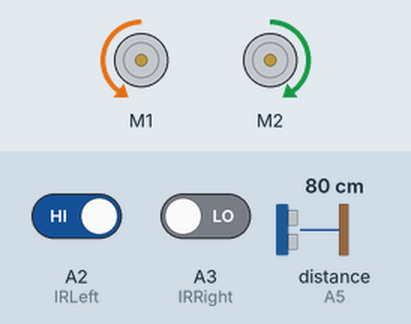
Recording of a sketch running on a simulated Arduino Uno, built with avr-gcc and run on an emulated ATmega328P. On the bench: 2 × DC motor (green arrow = forward, orange = backward, longer = faster). Wiring (inferred from the names in the program): ultrasonic range finder: trigger A4; echo A5. The inputs (shaded band) are chosen by the test bench; at power-on: distance to the obstacle (sensor on A5) 80 cm, A2 (IRLeft) HIGH, A3 (IRRight) LOW. The echo pulse lasts 58.3 µs per cm.

Above: at 1.3 s.
1.4 s: distance to the obstacle (sensor on A5) set to 4 cm
At 1.9 s:
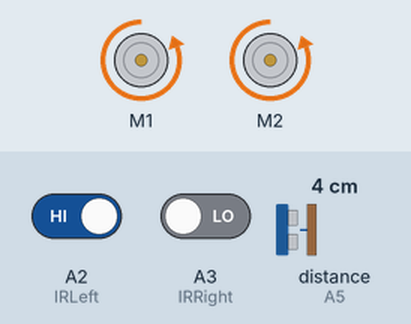
4.4 s: distance to the obstacle (sensor on A5) set to 2 cm
At 5.4 s:
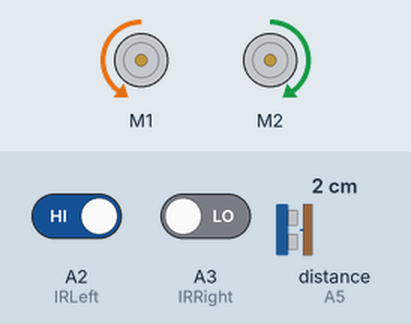
7.4 s: A2 (IRLeft) driven LOW
At 7.9 s:
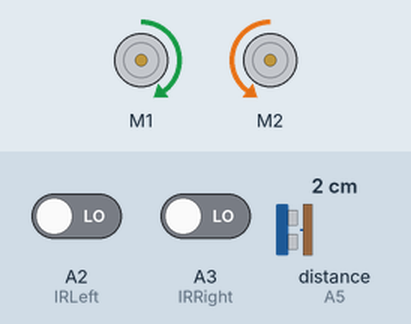
10.4 s: A2 (IRLeft) driven HIGH
At 11.1 s:
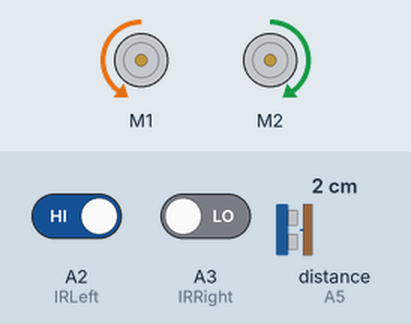
13.4 s: A3 (IRRight) driven HIGH
At 14.8 s:
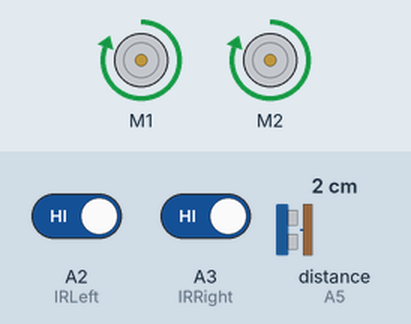
Timing chart, 0 to 16.0 s (numbered marks = the images above; inputs shaded):
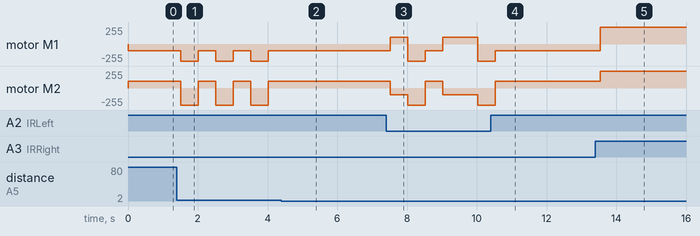

The sketch:

main-code.ino
```cpp
#include "AFMotor.h"

#define echoPin A5
#define trigPin A4
#define IRRight A3
#define IRLeft A2


AF_DCMotor motor1(1);
AF_DCMotor motor2(2);

void forward(void);
void backward(void);
void setSpeed(int spd);
void left(void);
void right(void);
void release(void);

void setup() {
  Serial.begin(9600);
  pinMode(trigPin, OUTPUT);
  pinMode(echoPin, INPUT);
  pinMode(IRLeft, INPUT);
  pinMode(IRRight, INPUT);
}

void loop() {
  // Read Distance from front
  long duration, distance;
  digitalWrite(trigPin, LOW);
  delayMicroseconds(2);
  digitalWrite(trigPin, HIGH);
  delayMicroseconds(10);
  digitalWrite(trigPin, LOW);
  duration = pulseIn(echoPin, HIGH);
  distance = (duration/2) / 58.2;


  // Motor control code
  if (distance >= 10 || distance <= 0){
    if(digitalRead(IRLeft) == LOW){
      // release();
      // delay(500);
      right();
      delay(500);
    }
    else if(digitalRead(IRRight) == LOW){
      left();
      delay(500);
    }
    forward();
  }
  else {
    backward();
    delay(500);
    release();
    left();
    delay(500);
  }
}


// *********** FUNCTIONS **********
void forward(void){
  setSpeed(255);

  motor1.run(FORWARD);
  motor2.run(FORWARD);
}

void backward(void){
  setSpeed(255);

  motor1.run(BACKWARD);
  motor2.run(BACKWARD);
}

void left(void){
  setSpeed(100);

  motor1.run(BACKWARD);
  motor2.run(FORWARD);
}

void right(void){
  setSpeed(100);

  motor1.run(FORWARD);
  motor2.run(BACKWARD);
}

void release(void){
  motor1.run(RELEASE);
  motor2.run(RELEASE);
}

void setSpeed(int spd){
  motor1.setSpeed(spd);
  motor2.setSpeed(spd);
}
```

Measured:
- after the input at 1.4 s, motor M1: alternates backward 255/255 for 0.50 s and backward 100/255 for 0.50 s, starting after 0.12 s; motor M2: alternates backward 255/255 for 0.50 s and forward 100/255 for 0.50 s, starting after 0.12 s
- after the input at 4.4 s, motor M1: stops changing and stays backward 100/255; motor M2: stops changing and stays forward 100/255
- after the input at 10.4 s, motor M1: goes on until 10.5 s, then stays backward 100/255; motor M2: goes on until 10.5 s, then stays forward 100/255
- after the input at 13.4 s, motor M1: backward 100/255 → forward 255/255 after 0.14 s; motor M2: forward 100/255 → forward 255/255 after 0.14 s
